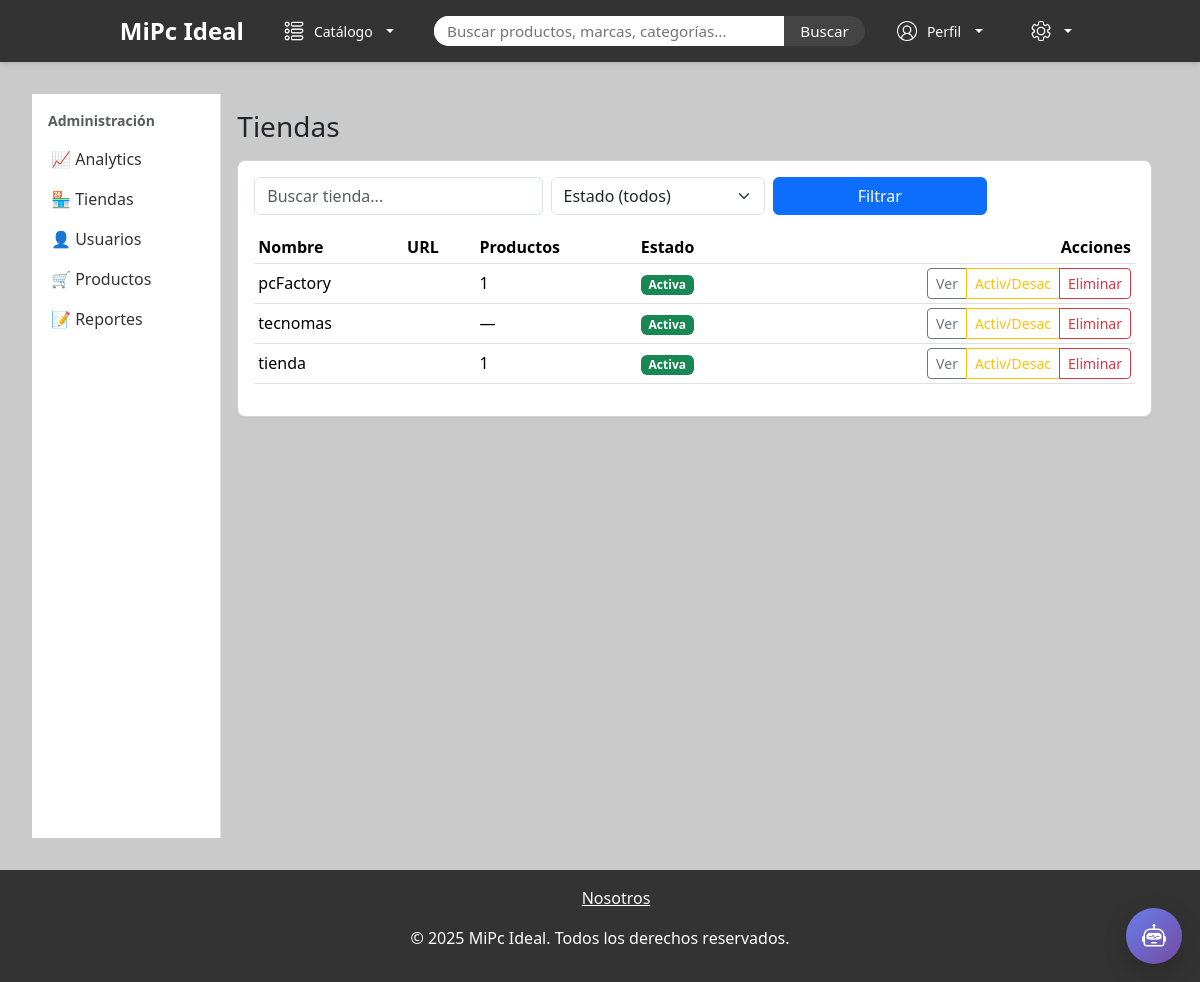
Page /admin-panel/tiendas/ (signed in) on the committed database.
### app/models.py (models this page shows, shortened)
class Tienda(models.Model):
    user = models.OneToOneField(User, on_delete=models.CASCADE)
    nombre_tienda = models.CharField(max_length=100)
    email_tienda = models.EmailField(unique=True)
    descripcion_tienda = models.TextField()
    image_tienda = models.ImageField(upload_to='tiendas/', null=True, blank=True)
    direccion_tienda = models.CharField(max_length=200)
    is_active = models.BooleanField(default=True)

### app/views_admin.py (the view, shortened to what this page needs)
# urls.py: path('admin-panel/tiendas/', views_admin.admin_stores, name='admin_stores'),
@staff_member_required
def admin_stores(request):
    q = (request.GET.get("q") or "").strip()
    estado = request.GET.get("estado")
    qs = Tienda.objects.all()
    if TIENDA_NAME_FIELD and TIENDA_NAME_FIELD != "nombre":
        qs = qs.annotate(nombre=F(TIENDA_NAME_FIELD))
    if TIENDA_ACTIVE_FIELD and TIENDA_ACTIVE_FIELD != "activa":
        qs = qs.annotate(activa=F(TIENDA_ACTIVE_FIELD))
    if TIENDA_URL_FIELD:
        pass
    else:
        qs = qs.annotate(url=Value("", output_field=CharField()))
    if estado in {"0", "1"} and TIENDA_ACTIVE_FIELD:
        qs = qs.filter(**{TIENDA_ACTIVE_FIELD: (estado == "1")})
    if TIENDA_REL_PRODUCTOS:
        qs = qs.annotate(productos_count=Count(TIENDA_REL_PRODUCTOS, distinct=True))
    else:
        qs = qs.annotate(productos_count=Count("id"))  # fallback neutro
    if TIENDA_NAME_FIELD:
        qs = qs.order_by(TIENDA_NAME_FIELD)
    else:
        qs = qs.order_by("id")
    page_obj = _paginate(request, qs, per_page=20)
    context = {
        "page_obj": page_obj,
        "pagination_html": "",
    }
    return render(request, "admin_panel/stores.html", context)

### app/context_processors.py (called while the page is built)
def categorias_context(request):
    return {
        'categorias': CategoriaProducto.objects.all(),
        'tiposproductos': TipoProducto.objects.all()
    }

def perfil_context(request):
    perfil = None
    if request.user.is_authenticated:
        try:
            perfil = Profile.objects.get(user=request.user)
        except Profile.DoesNotExist:
            perfil = None
    return {'perfil': perfil}

def user_profile_type(request):
    if request.user.is_authenticated:
        profile = Profile.objects.filter(user=request.user).first()
        if profile:
            return {'profile_type': profile.profile_type}
    return {}

### app/views_admin.py (called while the page is built)
def _paginate(request, queryset, per_page: int = 20):
    paginator = Paginator(queryset, per_page)
    page_number = request.GET.get("page") or 1
    return paginator.get_page(page_number)

### app/templates/admin_panel/stores.html (shortened to what this page needs)
{% extends "admin_panel/admin_base.html" %}
{% block admin_title %}
<h1 class="h3 mb-3">Tiendas</h1>
{% endblock %}
{% block admin_content %}
<div class="card">
  <div class="card-body">
    <form class="row g-2 mb-3" method="get">
      <div class="col-12 col-md-4">
        <input type="text" name="q" value="{{ request.GET.q }}" class="form-control" placeholder="Buscar tienda...">
      </div>
      <div class="col-12 col-md-3">
        <select name="estado" class="form-select">
          <option value="">Estado (todos)</option>
        </select>
      </div>
      <div class="col-12 col-md-3">
        <button class="btn btn-primary w-100" type="submit">Filtrar</button>
      </div>
    </form>
    <div class="table-responsive">
      <table class="table table-sm align-middle">
        <thead>
          <tr>
            <th>Nombre</th>
            <th>URL</th>
            <th>Productos</th>
            <th>Estado</th>
            <th class="text-end">Acciones</th>
          </tr>
        </thead>
        <tbody>
          {% for tienda in page_obj %}
          <tr>
            <td>{{ tienda.nombre }}</td>
            <td><a href="{{ tienda.url }}" target="_blank" rel="noopener">{{ tienda.url }}</a></td>
            <td>{{ tienda.productos_count|default:"—" }}</td>
            <td>
              {% if tienda.activa %}
                <span class="badge bg-success">Activa</span>
              {% else %}
                <span class="badge bg-secondary">Inactiva</span>
              {% endif %}
            </td>
            <td class="text-end">
              <div class="btn-group btn-group-sm">
                <a href="#" class="btn btn-outline-secondary">Ver</a>
                <a href="#" class="btn btn-outline-warning">Activ/Desac</a>
                <a href="#" class="btn btn-outline-danger">Eliminar</a>
              </div>
            </td>
          </tr>
          {% empty %}
          <tr><td colspan="5" class="text-center text-muted">Sin resultados</td></tr>
          {% endfor %}
        </tbody>
      </table>
    </div>
  </div>
</div>
{% endblock %}

### app/templates/admin_panel/admin.css (style rules this page uses)
.admin-content .card { box-shadow: 0 1px 2px rgba(0,0,0,.04); border-radius: .5rem; }

### app/static/css/home.css (style rules this page uses)
* { margin: 0; padding: 0; box-sizing: border-box; }
html { scroll-behavior: smooth; }
html, body { height: 100%; }
body { min-height: 100vh; display: flex; flex-direction: column; }

### rows in the picture
Tienda: nombre "pcFactory", productos_count "1", shows "Activa"
Tienda: nombre "tecnomas", productos_count "—", shows "Activa"
Tienda: nombre "tienda", productos_count "1", shows "Activa"
